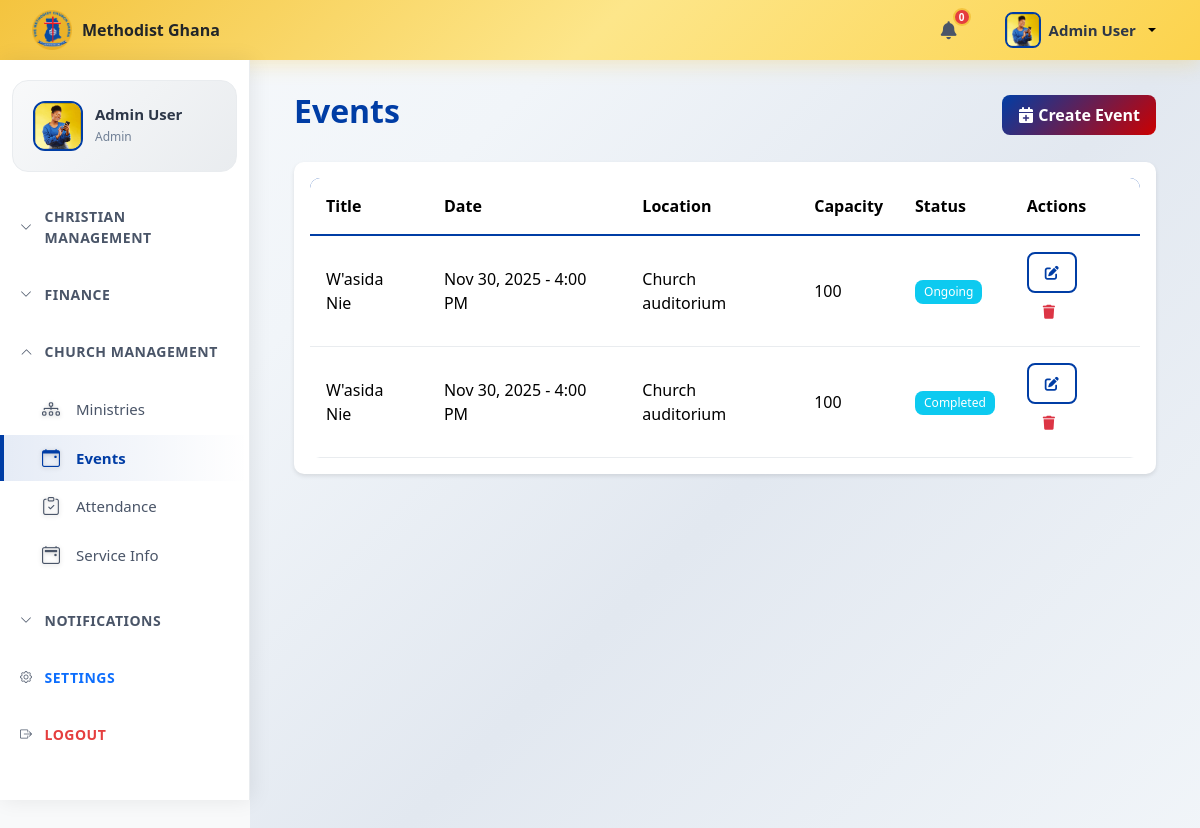
/app/views/events.php (signed in), run on an earlier commit of the app's database.
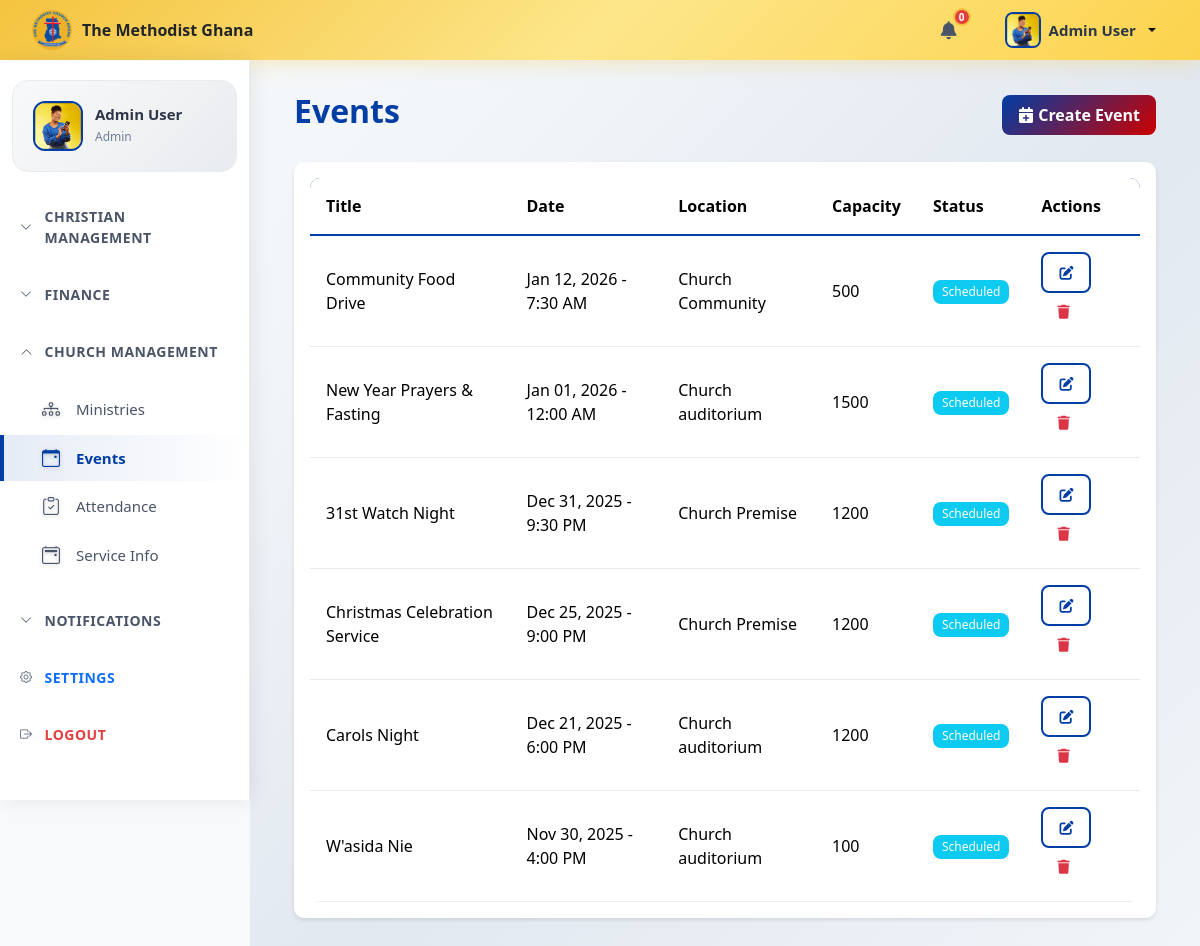
And on a later commit of the database.
### tables this page shows
CREATE TABLE `settings` (
  `id` int(11) NOT NULL,
  `setting_key` varchar(100) NOT NULL,
  `setting_value` longtext DEFAULT NULL,
  `description` text DEFAULT NULL,
  `created_at` timestamp NOT NULL DEFAULT current_timestamp(),
  `updated_at` timestamp NOT NULL DEFAULT current_timestamp() ON UPDATE current_timestamp()
);

CREATE TABLE `events` (
  `id` int(11) NOT NULL,
  `title` varchar(255) NOT NULL,
  `description` text DEFAULT NULL,
  `event_date` datetime NOT NULL,
  `location` varchar(255) DEFAULT NULL,
  `capacity` int(11) DEFAULT NULL,
  `organizer_id` int(11) DEFAULT NULL,
  `status` varchar(50) DEFAULT 'scheduled',
  `created_at` timestamp NOT NULL DEFAULT current_timestamp(),
  `updated_at` timestamp NOT NULL DEFAULT current_timestamp() ON UPDATE current_timestamp()
);

### config/database.php (called while the page is built, shortened)
<?php
class Database {
    private $host = 'localhost';
    private $db_name = 'church_management_system';
    private $user = 'root';
    private $password = '';
    private $pdo;
    private static $instance = null;
    public static function getInstance() {
        if (self::$instance === null) {
            self::$instance = new self();
        }
        return self::$instance;
    }
    public function connect() {
        try {
            $dsn = 'mysql:host=' . $this->host . ';dbname=' . $this->db_name;
            $this->pdo = new PDO($dsn, $this->user, $this->password);
            $this->pdo->setAttribute(PDO::ATTR_ERRMODE, PDO::ERRMODE_EXCEPTION);
            $this->pdo->setAttribute(PDO::ATTR_DEFAULT_FETCH_MODE, PDO::FETCH_ASSOC);
        } catch (PDOException $e) {
            die('Connection Error: ' . $e->getMessage());
        }
    }
    public function getConnection() {
        return $this->pdo;
    }
    public function query($sql, $params = []) {
        try {
            $stmt = $this->pdo->prepare($sql);
            $stmt->execute($params);
            return $stmt;
        } catch (PDOException $e) {
            die('Query Error: ' . $e->getMessage());
        }
    }
    public function fetchAll($sql, $params = []) {
        return $this->query($sql, $params)->fetchAll();
    }
}
?>

### app/models/Event.php (called while the page is built, shortened)
<?php
class Event {
    private $db;
    private $table = 'events';
    public function __construct() {
        $this->db = Database::getInstance()->getConnection();
    }
    public function getAll() {
        $sql = "SELECT * FROM {$this->table} ORDER BY event_date DESC";
        $stmt = $this->db->prepare($sql);
        $stmt->execute();
        return $stmt->fetchAll(PDO::FETCH_ASSOC);
    }
}
?>

### app/views/events.php (the view, shortened to what the changed rows need)
<?php
require_once __DIR__ . '/../../config/database.php';
require_once __DIR__ . '/../models/Event.php';
$event = new Event();
$events = $event->getAll();
?>
<?php include 'header.php'; ?>
<div class="main-content">
    <div class="container-fluid">
        <div class="d-flex justify-content-between align-items-center mb-4">
            <h2 class="fw-bold" style="color: var(--primary-color);">Events</h2>
        </div>
        <div class="card">
            <div class="card-body">
                <div class="table-responsive">
                    <table class="table table-hover">
                        <thead style="background-color: var(--primary-color); color: white;">
                            <tr>
                                <th>Title</th>
                                <th>Date</th>
                                <th>Location</th>
                                <th>Capacity</th>
                                <th>Status</th>
                                <th>Actions</th>
                            </tr>
                        </thead>
                        <tbody>
                            <?php foreach ($events as $e): ?>
                                <tr>
                                    <td><?php echo htmlspecialchars($e['title']); ?></td>
                                    <td><?php echo date('M d, Y - g:i A', strtotime($e['event_date'])); ?></td>
                                    <td><?php echo htmlspecialchars($e['location'] ?? 'TBD'); ?></td>
                                    <td><?php echo $e['capacity'] ?? '-'; ?></td>
                                    <td><span class="badge bg-info"><?php echo ucfirst($e['status']); ?></span></td>
                                    <td>
                                        <button
    class="btn btn-sm btn-outline-primary editBtn"
    data-id="<?php echo $e['id']; ?>"
    data-title="<?php echo htmlspecialchars($e['title']); ?>"
    data-description="<?php echo htmlspecialchars($e['description']); ?>"
    data-date="<?php echo $e['event_date']; ?>"
    data-location="<?php echo htmlspecialchars($e['location']); ?>"
    data-capacity="<?php echo $e['capacity']; ?>"
    data-status="<?php echo $e['status']; ?>"
>
    <i class="fas fa-edit"></i>
</button>
 <button class="btn btn-sm btn-outline-danger" onclick=confirmDelete(<?php echo $e['id']; ?>)><i class="fas fa-trash"></i>
                                        </button>
                                    </td>
                                </tr>
                            <?php endforeach; ?>
                        </tbody>
                    </table>
                </div>
            </div>
        </div>
    </div>
</div>

### app/views/navbar.php (shortened to what the changed rows need)
<?php
require_once __DIR__ . '/../../config/database.php';
?>
    <nav class="top-navbar">
        <div class="top-nav-left">
            <div class="d-none d-md-flex align-items-center">
                <img src="<?php echo BASE_URL;?>/assets/images/methodist-logo.png" alt="Logo" style="height: 40px; margin-right: 10px;">
                <span class="fw-bold text-dark"><?php echo htmlspecialchars($church_name); ?></span>
            </div>
        </div>
    </nav>
</body>
</html>

What changed in the data, as far as the page shows it:
removed events: title "W'asida Nie", event_date "Nov 30, 2025 - 4:00 PM", location "Church auditorium", capacity "100", status "Ongoing"
removed events: title "W'asida Nie", event_date "Nov 30, 2025 - 4:00 PM", location "Church auditorium", capacity "100", status "Completed"
changed settings: setting_value "Methodist Ghana" → "The Methodist Ghana"
added events: title "Community Food Drive", event_date "Jan 12, 2026 - 7:30 AM", location "Church Community", capacity "500", status "Scheduled"
added events: title "New Year Prayers & Fasting", event_date "Jan 01, 2026 - 12:00 AM", location "Church auditorium", capacity "1500", status "Scheduled"
added events: title "31st Watch Night", event_date "Dec 31, 2025 - 9:30 PM", location "Church Premise", capacity "1200", status "Scheduled"
added events: title "Christmas Celebration Service", event_date "Dec 25, 2025 - 9:00 PM", location "Church Premise", capacity "1200", status "Scheduled"
added events: title "Carols Night", event_date "Dec 21, 2025 - 6:00 PM", location "Church auditorium", capacity "1200", status "Scheduled"
added events: title "W'asida Nie", event_date "Nov 30, 2025 - 4:00 PM", location "Church auditorium", capacity "100", status "Scheduled"
